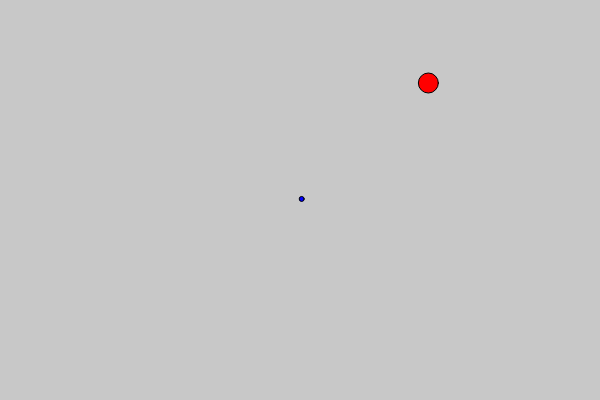
Frame 1 (no input)
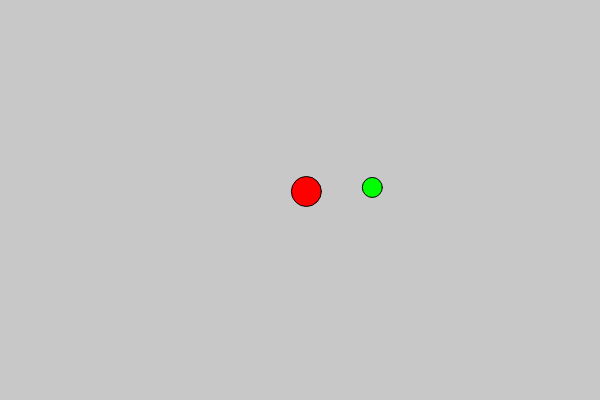
Frame 60 (no input)
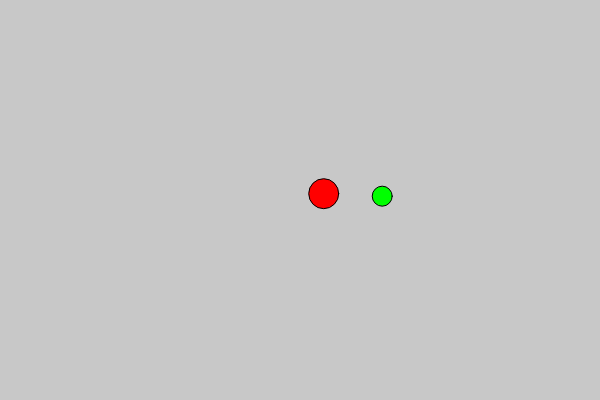
Frame 120 (the mouse pressed at the canvas centre since frame 60)

The p5.js sketch that drew these frames (run headless with seeded random() and noise() and a simulated clock; from frame 60 on, the mouse is pressed at the canvas centre):

// p5.js sketch
// ── sketch.js
var prey;
var predator;

function setup() {
  createCanvas(600, 400);
  prey = new Prey();
  predator = new Predator();
}

function draw() {
  background(200);
  predator.move();
  prey.move()
  predator.display();
  prey.display();
}

function Prey() {
  // this.vxoff = 0;
  // this.vyoff = 0;
  this.size = 5;
  this.col = color(0,0,255);

  this.pos = createVector(width/2, height/2);

  this.move = function() {

    this.size = 5;
    this.col = color(0,0,255);

    this.acc = p5.Vector.sub(this.pos, predator.pos);
    this.dist = this.acc.mag();

    // When the predator gets too close, get big and turn
    // red with anger.
    if (this.dist < 100) {
      this.size = 30;
      this.col = color(255,0,0);
    }

      this.vel = createVector(random(-10,10), random(-10,10)).setMag(2);
      this.pos.add(this.vel);
  }

  this.display = function() {
    fill(this.col);
    ellipse(this.pos.x, this.pos.y, this.size, this.size);
  }
}

function Predator() {

  this.pos = createVector(random(width), random(height));
  this.vel = createVector(0, 0);
  this.acc = createVector(0, 0);
  this.col = color(255,0,0);


  this.move = function() {
    // this.mouse = createVector(mouseX, mouseY);
    this.col = color(255,0,0);
    this.acc = p5.Vector.sub(prey.pos, this.pos);
    this.dist = this.acc.mag();

    // When the predator closes in on the prey, the prey
    // frightens it and the predator, turned green,
    // reverses its acceleration.
    if (this.dist < 100) {
      this.acc.mult(-1);
      this.col = color(0,255,0);
    }

    // Scale down the acceleration to tame the
    // simulation.
    this.acc = this.acc.setMag(0.3);
    this.vel.add(this.acc);
    this.pos.add(this.vel);
  }

  this.display = function() {
    fill(this.col);
    ellipse(this.pos.x, this.pos.y, 20, 20);
  }
}
